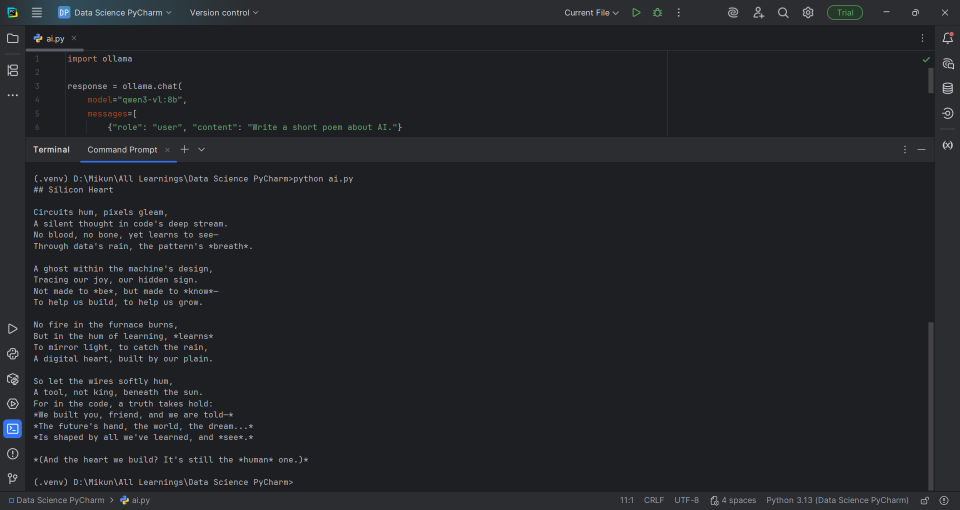
#> input picture Projects/ollama/Data Science PyCharm – ai.py 29-11-2025 10_55_25.png, 1920 x 1020 px, given in place of elephant.jpg, which was not available (shown at 1/2 size)
$ jupyter execute 'open CV.ipynb'   (shell and % lines are left out)   (text cells are left out)
#> lines starting #> are read from the running program, lines starting #| are printed output that depends on the picture; pictures that were not available may be replaced by others from this repository, and a replacement may not be noted
[cell 1]
import numpy as np
import matplotlib.pyplot as plt

[cell 2]
import cv2

[cell 3]
img = cv2.imread(r"C:\Users\mikun\Downloads\elephant.jpg")
#> img is the input picture: shape (1020, 1920, 3); mean B, G, R 39.7, 36.6, 35.1

[cell 4]
type(img)

[cell 5]
img.shape
#> Out = (1020, 1920, 3)

[cell 6]
plt.imshow(img)
plt.show()

[cell 7]
img

[cell 8]
fix_img = cv2.cvtColor(img, cv2.COLOR_BGR2RGB)
fix_img

[cell 9]
fix_img.shape
#> Out = (1020, 1920, 3)

[cell 10]
plt.imshow(fix_img)
plt.show()

[cell 11]
img_gray = cv2.imread(r"C:\Users\mikun\Downloads\elephant.jpg", cv2.IMREAD_GRAYSCALE)
#> img_gray: shape (1020, 1920); min 0, max 255, mean 34.3

[cell 12]
img_gray.shape
#> Out = (1020, 1920)

[cell 13]
img_gray

[cell 14]
img_gray.min()
#> Out = 0

[cell 15]
img_gray.max()
#> Out = 255

[cell 16]
plt.imshow(img_gray)
plt.show()

[cell 17]
plt.imshow(img_gray, cmap="gray")
plt.show()

[cell 18]
plt.imshow(img_gray, cmap="magma")
plt.show()

[cell 19]
plt.imshow(img_gray, cmap="summer")
plt.show()

[cell 20]
plt.imshow(img_gray, cmap="Accent")
plt.show()

[cell 21]
plt.imshow(img)
plt.show()

[cell 22]
plt.imshow(fix_img)
plt.show()

[cell 23]
fix_img.shape
#> Out = (1020, 1920, 3)

[cell 24]
fix_img_1 = cv2.resize(fix_img,(500,367))
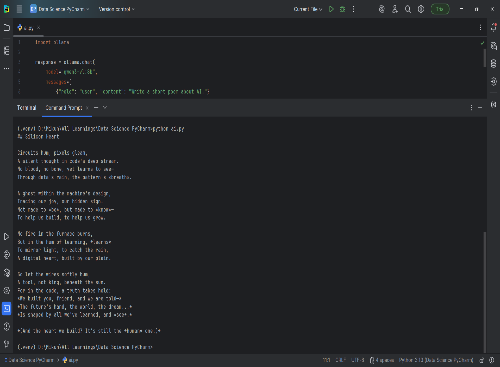
#> fix_img_1: shape (367, 500, 3); mean R, G, B 35.1, 36.6, 39.7

[cell 25]
fix_img_1.shape
#> Out = (367, 500, 3)

[cell 26]
w_ratio = 0.5
h_ratio = 0.5

[cell 27]
fix_img_2 = cv2.resize(fix_img, (0,0), fix_img, w_ratio, h_ratio)
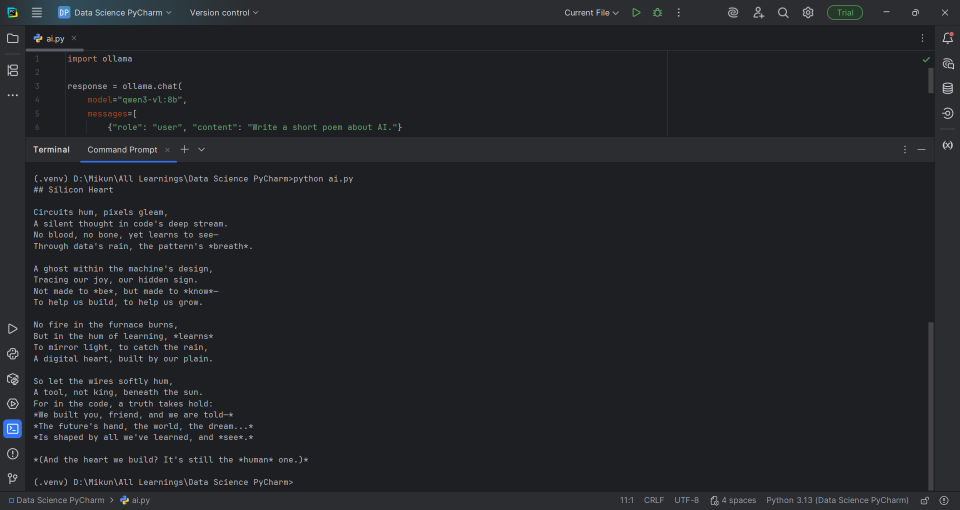
#> fix_img_2: shape (510, 960, 3); mean R, G, B 35.1, 36.6, 39.7

[cell 28]
fix_img_2

[cell 29]
plt.imshow(fix_img_2)
plt.show()

[cell 30]
img3 = cv2.flip(fix_img_2, 0)
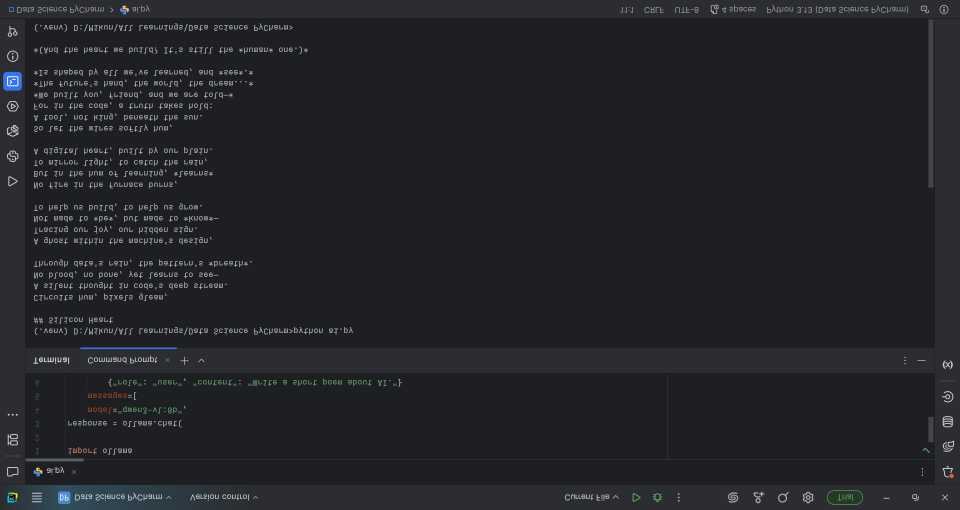
#> img3: shape (510, 960, 3); mean R, G, B 35.1, 36.6, 39.7
plt.imshow(img3)
plt.show()

[cell 31]
img3 = cv2.flip(fix_img_2, 1)
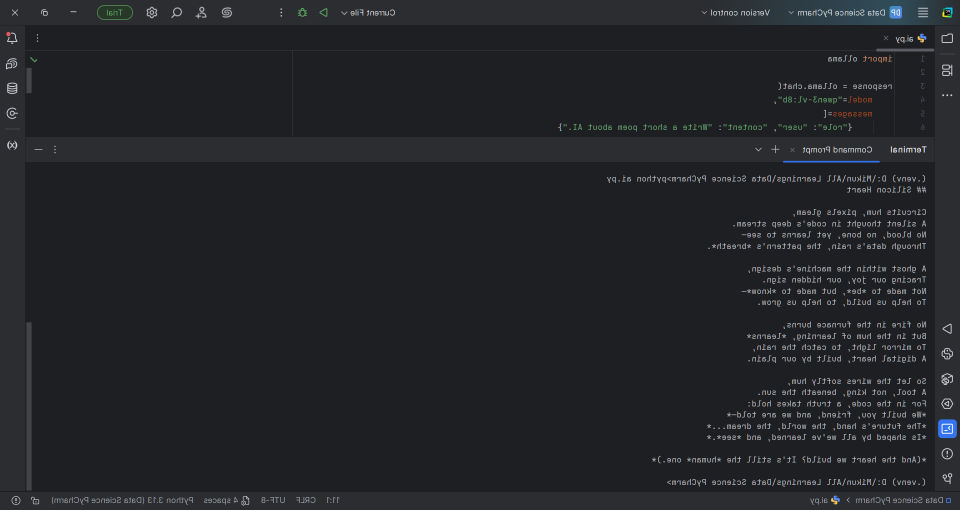
#> img3: shape (510, 960, 3); mean R, G, B 35.1, 36.6, 39.7
plt.imshow(img3)
plt.show()

[cell 32]
img3 = cv2.flip(fix_img_2, 3)
plt.imshow(img3)
plt.show()

[cell 33]
cv2.imwrite("new genai image.jpg", img3)
#> Out = True

$ run again, on Projects/ollama/Data Science PyCharm – ai.py 29-11-2025 11_00_31.png
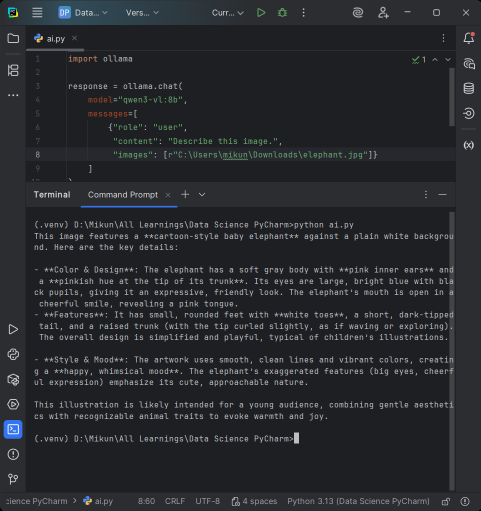
#> input picture Projects/ollama/Data Science PyCharm – ai.py 29-11-2025 11_00_31.png, 961 x 1021 px, given in place of elephant.jpg, which was not available (shown at 1/2 size)
#> img is the input picture: shape (1021, 961, 3); mean B, G, R 45.1, 41.8, 39.9
#> `img_gray.min()`: Out = 0
#> `img_gray.max()`: Out = 255
#> `fix_img_1 = cv2.resize(fix_img,(500,367))`:
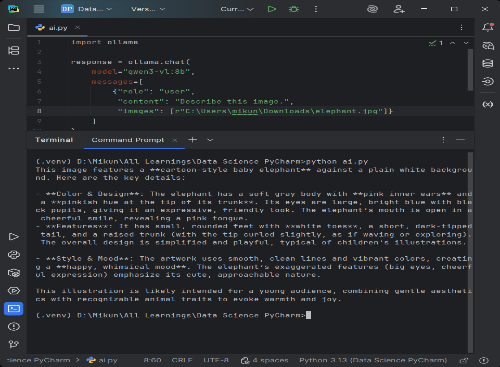
#> fix_img_1: shape (367, 500, 3); mean R, G, B 39.9, 41.8, 45.1
#> `img3 = cv2.flip(fix_img_2, 1)`:
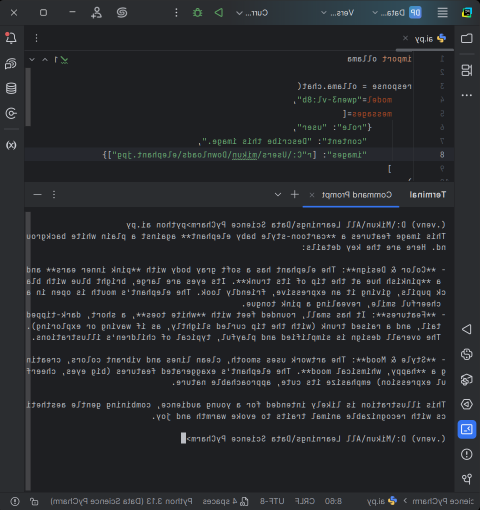
#> img3: shape (510, 480, 3); mean R, G, B 39.9, 41.8, 45.1
#> `cv2.imwrite("new genai image.jpg", img3)`: Out = True
